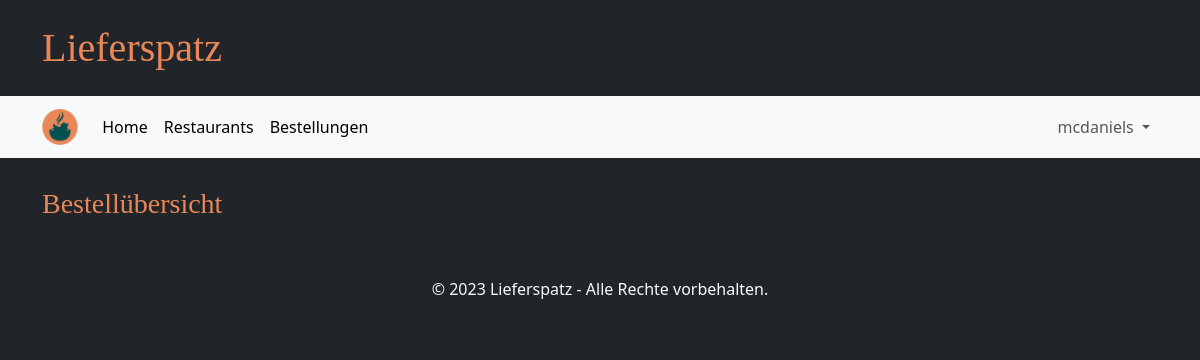
The app's page /orders (signed in), older data.
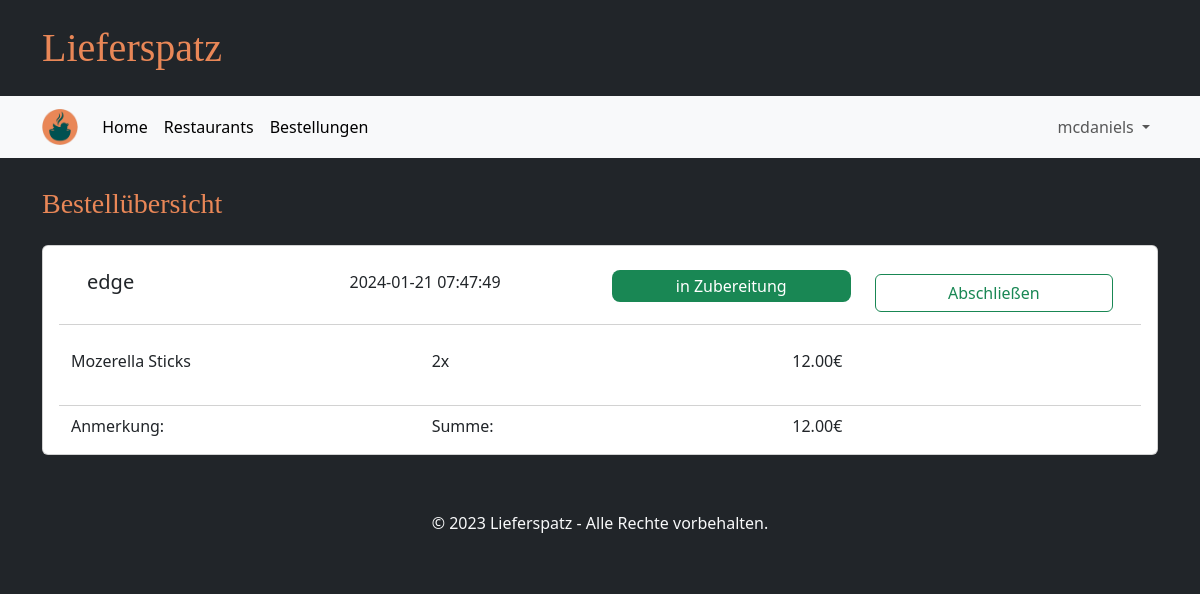
The same page, newer data.
### tables this page shows
CREATE TABLE Bestellung(
            KUsername TEXT NOT NULL,
            GUsername TEXT NOT NULL,
            Eingangszeit TEXT NOT NULL,
            Anmerkung TEXT,
            Bestellstatus TEXT NOT NULL CHECK( Bestellstatus IN ('in Bearbeitung','in Zubereitung','storniert','abgeschlossen') )
        );

CREATE TABLE bestellung_beinhaltet(
            Bestellung INTEGER NOT NULL,
            ItemID INTEGER NOT NULL,
            Menge INTEGER NOT NULL,
            FOREIGN KEY(Bestellung) REFERENCES Bestellung(ID)
            FOREIGN KEY(ItemID) REFERENCES Item(ID) ON DELETE CASCADE
        );

CREATE TABLE Item(
            ID INTEGER NOT NULL,
            Restaurant TEXT NOT NULL,
            Name TEXT NOT NULL,
            Kategorie TEXT CHECK(Kategorie IN ('Vorspeise', 'Hauptgericht', 'Dessert', 'Getränk')),
            IBeschreibung TEXT NOT NULL DEFAULT '',
            Preis INTEGER NOT NULL,
            Deaktiviert INTEGER DEFAULT 0 CHECK(Deaktiviert IN (0, 1)),
            PRIMARY KEY (ID),
            FOREIGN KEY (Restaurant) REFERENCES GeschaeftsAccount(username),
            UNIQUE(Restaurant, Name, Kategorie, IBeschreibung, Preis),
            UNIQUE(Restaurant, Name, Deaktiviert)                  
        );

### main.py (the view, shortened to what this page needs)
@app.route("/orders", methods=["GET", "POST"])
def order_page():
    if "user" in session:
        if "business" in session:
            orders = database.get_orders(session["user"], True)
            return render_template("orders_business.html", orders=orders)
        else:
            orders = database.get_orders(session["user"], False)
            return render_template("orders_customer.html", orders=orders)
    return redirect(url_for("login_customer_page"))

### database.py (called while the page is built)
def getData(sql, params = ()):
    dbcon = sqlite3.connect("instance/db.db")
    cursor = dbcon.cursor()
    cursor.execute(sql, params)
    return cursor

### templates/orders_business.html (shortened to what this page needs)
{% extends "base.html" %}
{% block heading %}Bestellübersicht{% endblock %}
{% block content %}
<div class="row g-4 mb-4">
  {% for status in ['in Bearbeitung', 'in Zubereitung', 'abgeschlossen/storniert'] %}
    {% for order in orders %}
      {% if order['orderstatus'] in status %}
        <div class="card">
        <div class="card-body">
          <div class="row card-header bg-transparent mb-4">
            <div class="col-3">
              <h5 class="card-title">{{ order['KUsername'] }}</h5>
            </div>
            <div class="col-3">
              <p class="card-text">{{ order['ordertime'].split('.')[0] }}</p>
            </div>
            <div class="col-3">
              <p class="card-text p-1 text-center rounded-3 text-white bg-{{
                'success' if order['orderstatus'] == 'in Zubereitung' else 'warning' if order['orderstatus'] == 'in Bearbeitung' else 'secondary'
                }}">{{ order['orderstatus'] }}</p>
            </div>
            <div class="col-3">
              {% if order['orderstatus'] == 'in Zubereitung' %}
              <form method="POST">
                <button type="submit" class="btn btn-outline-success my-1 form-control">Abschließen</button>
              </form>
              {% endif %}
            </div>
          </div>
            {% for item in order['items'] %}
            <div class="row">
              <p class="card-text col-4">{{ item['name'] }}</p>
              <p class="card-text col-4">{{ item['amount'] }}x</p>
              <p class="card-text col-4">{{ "%.2f" | format(item['price']*item['amount']/100) }}€</p>
            </div>
            <div class="row card-header bg-transparent mb-2"></div>
            {% endfor %}
            <div class="card-text row">
              <div class="col-4">
                Anmerkung: {{ order['comment'] }}
              </div>
              <div class="col-4">Summe: </div>
              <div class="col-4">
                {{ "%.2f" | format(order['sum']/100) }}€
              </div>
            </div>
        </div>
        </div>
      {% endif %}
    {% endfor %}
  {% endfor %}
</div>
{% endblock %}

### templates/base.html (shortened to what this page needs)
<!DOCTYPE html>
<html lang="de">
<head>
    <link rel="stylesheet" href="/static/style.css">
    <link href="{{ url_for('static', filename='bootstrap/css/bootstrap.min.css') }}" rel="stylesheet">
</head>
<body class="bg-dark">
    <div class="container my-4">
        <h1 class="brandfont">Lieferspatz</h1>
    </div>
    <nav class="navbar navbar-expand bg-body-tertiary sticky-top border-bottom border-5 border-dark">
        <div class="container">
          <a class="navbar-brand" href="#">
            <img src="{{ url_for('static', filename='ls_logo.png') }}" alt="..." height="36" />
          </a>
          <div class="collapse navbar-collapse" id="navbarSupportedContent">
            <ul class="navbar-nav me-auto mb-2 mb-lg-0">
              <li class="nav-item">
                <a class="nav-link active" aria-current="page" href="{{ url_for('start_page') }}">Home</a>
              </li>
              <li class="nav-item">
                <a class="nav-link active" aria-current="page" href="{{ url_for('restaurants_page') }}">Restaurants</a>
              </li>
              <li class="nav-item">
                <a class="nav-link active" id="view_orders" aria-current="page" href="{{ url_for('order_page') }}">Bestellungen</a>
              </li>
            </ul>
            <ul class="navbar-nav mb-2 mb-lg-0">
              {% if session['user'] %}
              <li class="nav-item dropdown">
                <a class="nav-link dropdown-toggle" href="#" role="button" data-bs-toggle="dropdown" aria-expanded="false">
                  {{ session['user'] }}
                </a>
              </li>
              {% endif %}
            </ul>
          </div>
        </div>
    </nav>
    <div class="container mt-4">
        <h3 class="brandfont2">{% block heading %}{% endblock %}</h3>
    </div>
    <div class="container text-light px-4 py-3 ">
        {% block content %}{% endblock %}
    </div>
    <footer class="bg-dark text-light text-center py-3">
        <p>&copy; 2023 Lieferspatz - Alle Rechte vorbehalten.</p>
    </footer>
</body>
</html>

### static/style.css (style rules this page uses)
.brandfont { font-family: brandFont; color: #e98757; }
.brandfont2 { font-family: brandFont2; color: #e98757; }
.text-center { text-align: center; }

Row changes from the older to the newer data that the page shows:
added Bestellung: KUsername "edge", ordertime "2024-01-21 07:47:49", orderstatus "in Zubereitung", order "12.00"
added bestellung_beinhaltet: name "Mozerella Sticks", amount "2"
now on this page (row unchanged): Item: item['price']*item['amount']/100 "12.00"
